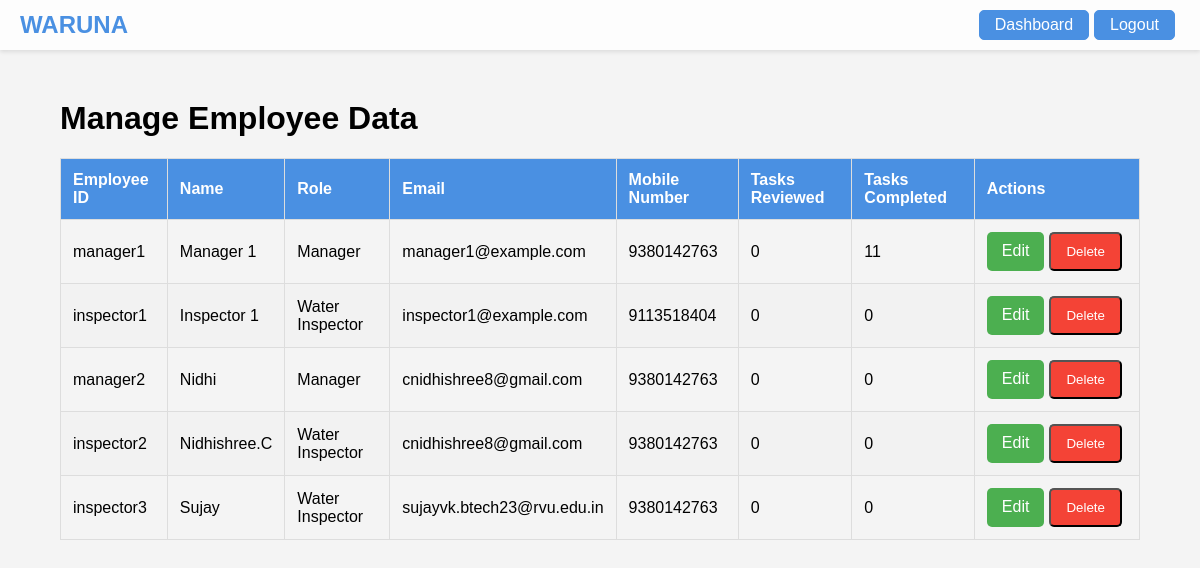
The app's page /manage_employees, older data.
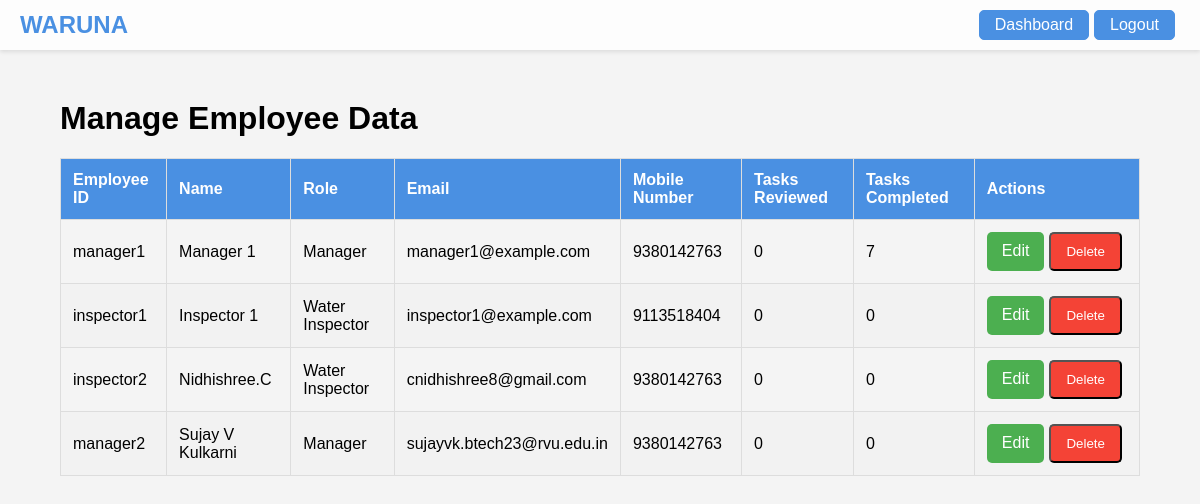
The same page, newer data.
### tables this page shows
CREATE TABLE employees
                 (employee_id TEXT PRIMARY KEY, name TEXT, password TEXT, role TEXT,
                 email TEXT, mobile_no TEXT, tasks_reviewed INTEGER DEFAULT 0,
                 tasks_completed INTEGER DEFAULT 0);

### app.py (the view)
@app.route('/manage_employees')
def manage_employees():
    conn = get_db_connection()
    c = conn.cursor()
    c.execute("SELECT employee_id, name, role, email, mobile_no, tasks_reviewed, tasks_completed FROM employees")
    employees = c.fetchall()
    conn.close()
    return render_template('manage_employees.html', employees=employees)

### app.py (called while the page is built)
def get_db_connection():
    conn = sqlite3.connect('waruna.db')
    conn.row_factory = sqlite3.Row
    return conn

### templates/manage_employees.html (shortened to what this page needs)
<!DOCTYPE html>
<html lang="en">
<head>
</head>
<body>
    <nav class="navbar">
        <a class="navbar-brand" href="#">WARUNA</a>
        <div class="boxes">
            <div class="login-box"><a class="nav-link" href="/dashboard">Dashboard</a></div>
            <div class="login-box"><a class="nav-link" href="/logout">Logout</a></div>
        </div>
    </nav>
    <div class="container">
        <h1>Manage Employee Data</h1>
        <table>
            <thead>
                <tr>
                    <th>Employee ID</th>
                    <th>Name</th>
                    <th>Role</th>
                    <th>Email</th>
                    <th>Mobile Number</th>
                    <th>Tasks Reviewed</th>
                    <th>Tasks Completed</th>
                    <th>Actions</th>
                </tr>
            </thead>
            <tbody>
                {% for employee in employees %}
                <tr>
                    <td>{{ employee[0] }}</td>
                    <td>{{ employee[1] }}</td>
                    <td>{{ employee[2] }}</td>
                    <td>{{ employee[3] }}</td>
                    <td>{{ employee[4] }}</td>
                    <td>{{ employee[5] }}</td>
                    <td>{{ employee[6] }}</td>
                    <td>
                        <div class="boxes">
                        <a class="btn btn-edit" href="{{ url_for('edit_employee_page', employee_id=employee[0]) }}">Edit</a>
                        <form action="{{ url_for('delete_employee', employee_id=employee.employee_id) }}" method="post" style="display:inline;">
                            <button type="submit" class="btn btn-delete">Delete</button>
                        </form>
                    </div>
                    </td>
                </tr>
                {% endfor %}
            </tbody>
        </table>
    </div>
</body>
</html>

### templates/manage_employees.html (style rules this page uses)
body { font-family: Arial, sans-serif; background-color: #f4f4f4; margin: 0; padding: 0; }
.navbar { background: rgba(255, 255, 255, 0.8); padding: 10px 20px; display: flex; justify-content: space-between; align-items: center; box-shadow: 0 2px 4px rgba(0, 0, 0, 0.1); }
.navbar-brand { font-weight: bold; color: #4A90E2; text-decoration: none; font-size: 1.5rem; }
.login-box { border: 1px solid #4A90E2; padding: 5px 15px; border-radius: 5px; background: #4A90E2; color: white; margin-right: 5px; }
.login-box a { color: white; text-decoration: none; }
.boxes { display: flex; }
.container { margin: 50px auto; width: 90%; max-width: 1200px; }
table { width: 100%; border-collapse: collapse; margin-bottom: 20px; }
table, th, td { border: 1px solid #ddd; }
th, td { padding: 12px; text-align: left; }
th { background-color: #4A90E2; color: white; }
tr:nth-child(even) { background-color: #f2f2f2; }
.btn { padding: 10px 15px; text-align: center; text-decoration: none; display: inline-block; border-radius: 5px; cursor: pointer; margin-right: 5px; }
.btn-edit { background-color: #4CAF50; color: white; }
.btn-delete { background-color: #f44336; color: white; }

Row changes from the older to the newer data that the page shows:
removed employees: employee_id "inspector3", name "Sujay", role "Water Inspector", email "sujayvk.btech23@rvu.edu.in", mobile_no "9380142763", tasks_reviewed "0", tasks_completed "0"
changed employees "manager1": tasks_completed "11" → "7"
changed employees "inspector2": moves up the list
changed employees "manager2": name "Nidhi" → "Sujay V Kulkarni"; email "cnidhishree8@gmail.com" → "sujayvk.btech23@rvu.edu.in"
